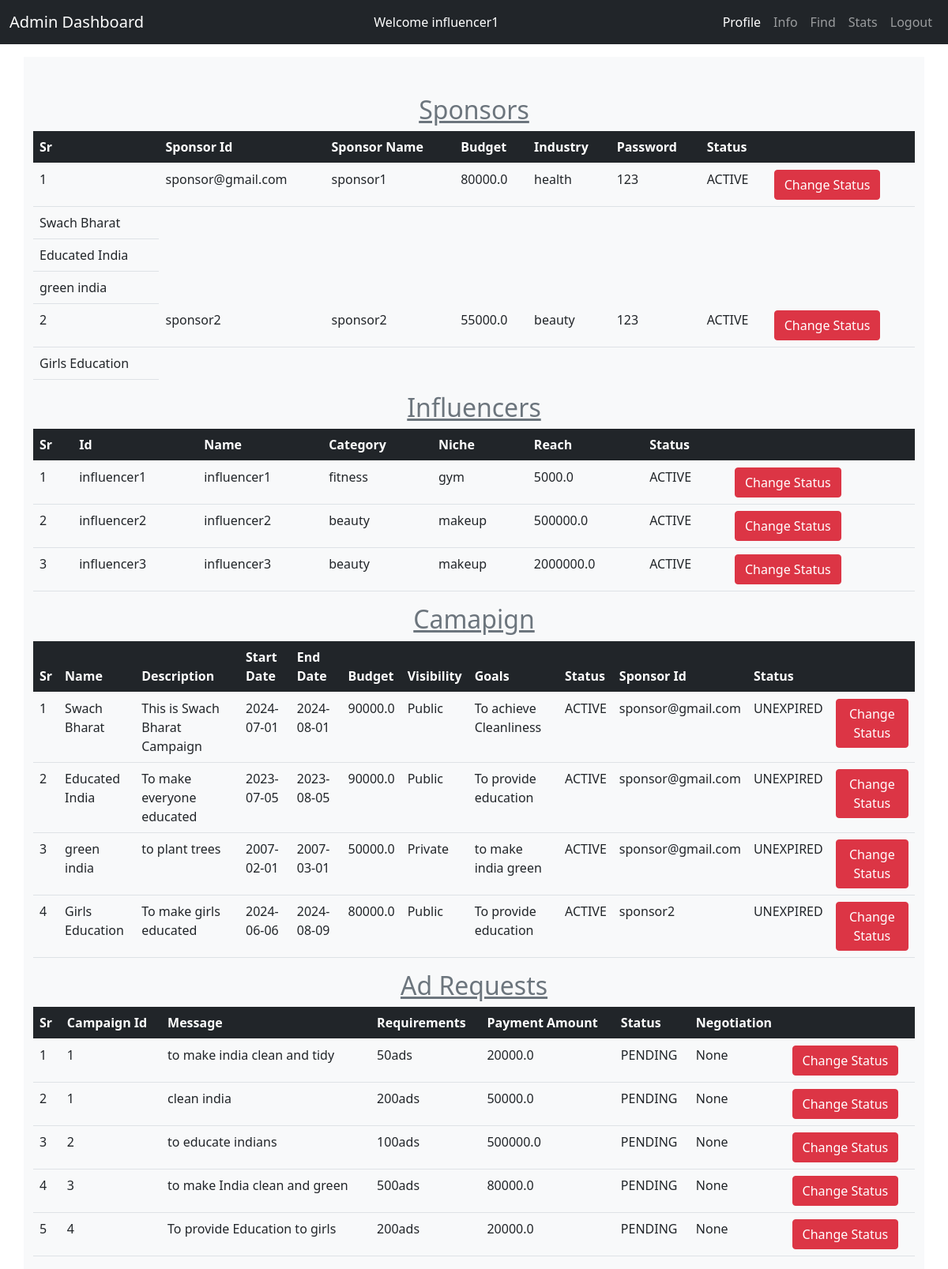
Page /admin/info (signed in) on the committed database.
### models/model.py (models this page shows, shortened)
class Sponsor(db.Model):
  __tablename__ = "sponsors"
  id = db.Column(db.Integer, autoincrement=True, primary_key=True)
  sponsor_id = db.Column(db.String(200), nullable=False, unique=True)
  sponsor_name = db.Column(db.String(300), nullable=False)
  sponsor_password = db.Column(db.String(50), nullable=False)
  industry = db.Column(db.String(200), nullable=False)
  budget = db.Column(db.Float, nullable=False)
  status = db.Column(db.String(200), nullable=False)
  campaigns = db.relationship("Campaign", backref="sponsor",lazy=True)
  create_date = db.Column(db.DateTime, default=datetime.now(timezone.utc))

class Campaign(db.Model):
  __tablename__ = 'campaigns'
  campaign_id = db.Column(db.Integer, autoincrement=True, primary_key=True)
  name = db.Column(db.String(200), nullable=False)
  description = db.Column(db.String(200), nullable=False)
  start_date = db.Column(db.String(200), nullable=False)
  end_date = db.Column(db.String(200), nullable=False)
  budget = db.Column(db.Float, nullable=False)
  visibility = db.Column(db.String(200), nullable=False)
  goals = db.Column(db.String(200), nullable=False)
  status = db.Column(db.String(200), nullable=False)#active or inactive
  sponsor_id = db.Column(db.String(200),
                         db.ForeignKey("sponsors.sponsor_id"),
                         nullable=False)
  adrequests=db.relationship("AdRequest", backref="campaign",lazy=True)
  create_date = db.Column(db.DateTime, default=datetime.now(timezone.utc))
  expiry=db.Column(db.String(100),nullable=False)# campaign expiry date

class Influencer(db.Model):
  __tablename__ = "influencers"
  id = db.Column(db.Integer, autoincrement=True, primary_key=True)
  influencer_id = db.Column(db.String(200), nullable=False, unique=True)
  influencer_name = db.Column(db.String(200), nullable=False)
  influencer_password = db.Column(db.String(50), nullable=False)
  category = db.Column(db.String(200), nullable=False)
  niche = db.Column(db.String(200), nullable=False)
  reach = db.Column(db.Float, nullable=False)
  status = db.Column(db.String(200), nullable=False)
  create_date = db.Column(db.DateTime, default=datetime.now(timezone.utc))
  adrequest=db.relationship("AdRequest", backref="influencer",lazy=True)

class AdRequest(db.Model):
  __tablename__ = 'adrequests'
  adrequest_id = db.Column(db.Integer, autoincrement=True, primary_key=True)
  message = db.Column(db.String(200), nullable=False)
  requirements = db.Column(db.String(200), nullable=False)
  payment_amount = db.Column(db.Float, nullable=False)
  status = db.Column(db.String(200), nullable=False)
  campaign_id = db.Column(db.String(200),
                          db.ForeignKey("campaigns.campaign_id"),
                          nullable=False)
  influencer_id = db.Column(db.String(200),
                            db.ForeignKey("influencers.influencer_id"))
  create_date = db.Column(db.DateTime, default=datetime.now(timezone.utc))
  negotiation=db.Column(db.String(400))# negotiation by influencer

### controllers/admin.py (the view)
@app.route('/admin/info')
def admin_info():
  admin_id = session["user_id"]
  sponsors = Sponsor.query.all()
  influencers = Influencer.query.all()
  campaigns = Campaign.query.all()
  adrequests = AdRequest.query.all()
  return render_template('/admin/admin_info.html',
                         admin_id=admin_id,
                         sponsors=sponsors,
                         influencers=influencers,
                         campaigns=campaigns,
                         adrequests=adrequests)

### templates/admin/admin_info.html (shortened to what this page needs)
{% extends '/admin/admin_dashboard.html' %}
{% block content %}
<div class="container ">
<div class="row justify-content-center mt-3">
  <div class="col bg-light ">
  <div class="mt-5 ">
      {% if sponsors %}
       <h2 class='text-secondary text-center'><u>Sponsors</u></h2>
       <table class='table table-responsive'>
          <thead class='bg-dark text-white'>
         <tr>
           <th>Sr</th>
           <th>Sponsor Id</th>
           <th>Sponsor Name</th>
           <th>Budget</th>
           <th>Industry</th>
           <th>Password</th>
           <th>Status</th>
           <th colspan=1></th>
         </tr>
          </thead>
         {% for sponsor in sponsors %}
         <tr>
           <td>{{loop.index}}</td>
           <td>{{ sponsor.sponsor_id }}</td>
         <td>{{ sponsor.sponsor_name }}</td>
           <td>{{ sponsor.budget }}</td>
           <td>{{ sponsor.industry }}</td>
           <td>{{ sponsor.sponsor_password }}</td>
           <td>{{ sponsor.status }}</td>
           <td><a type="button" href='/admin/sponsor/flag/{{sponsor.sponsor_id}}' class="btn btn-danger">Change Status</a></td>
         </tr>
         {% for campaign in sponsor.campaigns %}
         <tr><td>
           {{campaign.name}}
         </td></tr>
         {% endfor %}
         {% endfor %}
       </table>
       {% endif %}
  </div>
  <div>
    {% if influencers %}
       <h2 class='text-secondary text-center'><u>Influencers</u></h2>
       <table class='table table-responsive'>
         <thead class='bg-dark text-white'>
         <tr>
           <th>Sr</th>
           <th>Id</th>
           <th>Name</th>
           <th>Category</th>
           <th>Niche</th>
           <th>Reach</th>
           <th>Status</th>
           <th colspan=1></th>
         </tr>
         </thead>
         {% for influencer in influencers %}
         <tr>
           <td>{{loop.index}}</td>
           <td>{{ influencer.influencer_id }}</td>
         <td>{{ influencer.influencer_name }}</td>
           <td>{{ influencer.category }}</td>
           <td>{{ influencer.niche }}</td>
           <td>{{ influencer.reach }}</td>
           <td>{{influencer.status}}</td>
           <td><a type="button" href='/admin/influencer/flag/{{influencer.influencer_id}}' class="btn btn-danger">Change Status</a></td>
         </tr>
         {% endfor %}
       </table>
       {% endif %}
  </div>
  <div>
    {% if campaigns %}
     <h2 class='text-secondary text-center'><u>Camapign</u></h2>
     <table class='table table-responsive'>
       <thead class='bg-dark text-white'>
       <tr>
         <th>Sr</th>
         <th>Name</th>
         <th>Description</th>
         <th>Start Date</th>
         <th>End Date</th>
         <th>Budget</th>
         <th>Visibility</th>
         <th>Goals</th>
         <th>Status</th>
         <th>Sponsor Id</th>
         <th>Status</th>
         <th colspan=1></th>
       </tr>
       </thead>
       {% for campaign in campaigns %}
       <tr>
         <td>{{loop.index}}</td>
         <td>{{ campaign.name }}</td>
       <td>{{ campaign.description }}</td>
         <td>{{ campaign.start_date }}</td>
         <td>{{ campaign.end_date }}</td>
         <td>{{ campaign.budget }}</td>
         <td>{{campaign.visibility}}</td>
         <td>{{campaign.goals}}</td>
         <td>{{campaign.status}}</td>
         <td>{{campaign.sponsor_id}}</td>
         <td>{{campaign.expiry}}</td>
         <td><a type="button" href='/admin/campaign/flag/{{campaign.campaign_id}}' class="btn btn-danger">Change Status</a></td>
       </tr>
       {% endfor %}
     </table>
     {% endif %}
  </div>
  <div>
    {% if adrequests %}
     <h2 class='text-secondary text-center'><u>Ad Requests</u></h2>
     <table class='table table-responsive'>
       <thead class='bg-dark text-white'>
       <tr>
         <th>Sr</th>
         <th>Campaign Id</th>
         <th>Message</th>
         <th>Requirements</th>
         <th>Payment Amount</th>
         <th>Status</th>
         <th>Negotiation</th>
         <th colspan=1></th>
       </tr></thead>
       {% for adrequest in adrequests %}
       <tr>
         <td>{{loop.index}}</td>
         <td>{{ adrequest.campaign_id  }}</td>
       <td>{{ adrequest.message  }}</td>
         <td>{{ adrequest.requirements   }}</td>
         <td>{{ adrequest.payment_amount  }}</td>
         <td>{{ adrequest.status }}</td>
         <td>{{adrequest.negotiation}}</td>
         <td><a type="button" href='/admin/campaign/flag/{{adrequest.adrequest_id}}' class="btn btn-danger">Change Status</a></td>
       </tr>
       {% endfor %}
     </table>
     {% endif %}
  </div>
  </div>
  </div>
  </div>
{% endblock %}

### rows in the picture
Sponsor: sponsor_id "sponsor@gmail.com", sponsor_name "sponsor1", budget "80000.0", industry "health", sponsor_password "123", status "ACTIVE"
Campaign: name "Swach Bharat", description "This is Swach Bharat Campaign", start_date "2024-07-01", end_date "2024-08-01", budget "90000.0", visibility "Public", goals "To achieve Cleanliness", status "ACTIVE", sponsor_id "sponsor@gmail.com", expiry "UNEXPIRED"
Campaign: name "Educated India", description "To make everyone educated", start_date "2023-07-05", end_date "2023-08-05", budget "90000.0", visibility "Public", goals "To provide education", status "ACTIVE", sponsor_id "sponsor@gmail.com", expiry "UNEXPIRED"
Campaign: name "green india", description "to plant trees", start_date "2007-02-01", end_date "2007-03-01", budget "50000.0", visibility "Private", goals "to make india green", status "ACTIVE", sponsor_id "sponsor@gmail.com", expiry "UNEXPIRED"
Sponsor: sponsor_id "sponsor2", sponsor_name "sponsor2", budget "55000.0", industry "beauty", sponsor_password "123", status "ACTIVE"
Campaign: name "Girls Education", description "To make girls educated", start_date "2024-06-06", end_date "2024-08-09", budget "80000.0", visibility "Public", goals "To provide education", status "ACTIVE", sponsor_id "sponsor2", expiry "UNEXPIRED"
Influencer: influencer_id "influencer1", influencer_name "influencer1", category "fitness", niche "gym", reach "5000.0", status "ACTIVE"
Influencer: influencer_id "influencer2", influencer_name "influencer2", category "beauty", niche "makeup", reach "500000.0", status "ACTIVE"
Influencer: influencer_id "influencer3", influencer_name "influencer3", category "beauty", niche "makeup", reach "2000000.0", status "ACTIVE"
AdRequest: campaign_id "1", message "to make india clean and tidy", requirements "50ads", payment_amount "20000.0", status "PENDING", negotiation "None"
AdRequest: campaign_id "1", message "clean india", requirements "200ads", payment_amount "50000.0", status "PENDING", negotiation "None"
AdRequest: campaign_id "2", message "to educate indians", requirements "100ads", payment_amount "500000.0", status "PENDING", negotiation "None"
AdRequest: campaign_id "3", message "to make India clean and green", requirements "500ads", payment_amount "80000.0", status "PENDING", negotiation "None"
AdRequest: campaign_id "4", message "To provide Education to girls", requirements "200ads", payment_amount "20000.0", status "PENDING", negotiation "None"

### other values in the picture
{{ session['user_id'] }} "influencer1"
